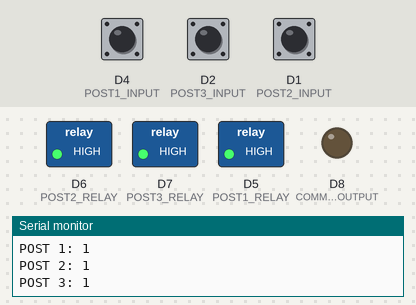
Bench run of a sketch on a simulated ESP8266 (NodeMCU). On the bench: switched loads named in the sketch (green lamp = pin HIGH), output pins drawn as LEDs (lit = HIGH), the last lines printed to the serial monitor. The inputs (shaded band) are chosen by the test bench; at power-on: D4 (POST1_INPUT) HIGH, D2 (POST3_INPUT) HIGH, D1 (POST2_INPUT) HIGH. WiFi joins after 1.5 s; servers stay silent unless stated.

Above: at 3.0 s.
3.1 s: D4 (POST1_INPUT) pulled LOW for 1 s
At 4.6 s:
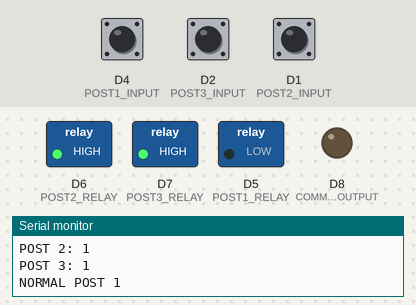
6.3 s: D2 (POST3_INPUT) pulled LOW for 1 s
At 7.3 s:
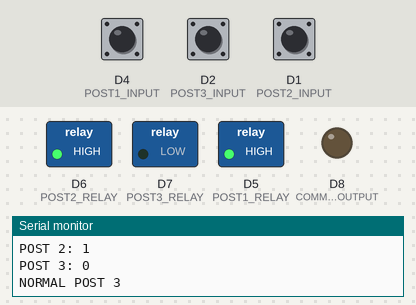
9.3 s: D1 (POST2_INPUT) pulled LOW for 1 s
At 10.6 s:
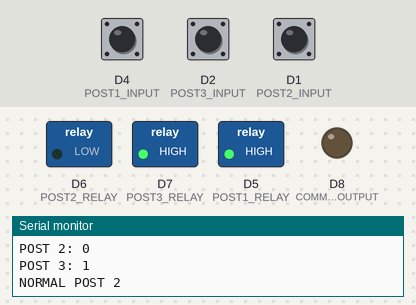
12.3 s: D1 (POST2_INPUT) pulled LOW for 3.2 s
At 16.8 s:
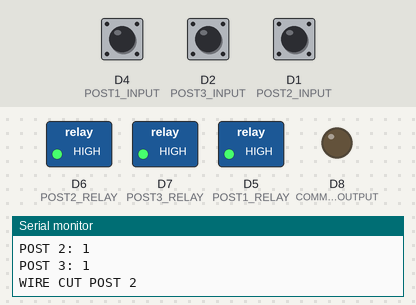
17.3 s: D4 (POST1_INPUT) pulled LOW for 3.2 s
At 18.3 s:
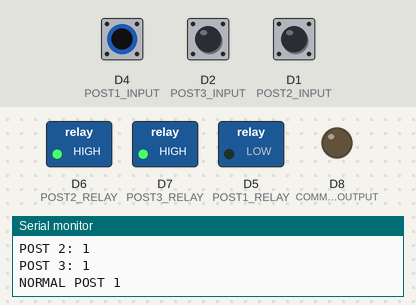
22.3 s: D4 (POST1_INPUT) driven LOW and D2 (POST3_INPUT) driven LOW
At 23.9 s:
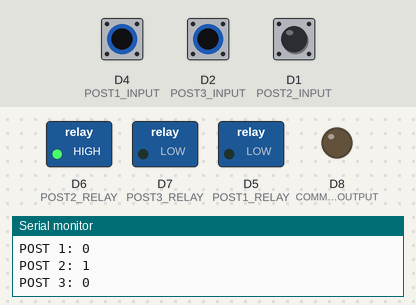
Timing chart, 0 to 25.3 s (numbered marks = the images above; inputs shaded):
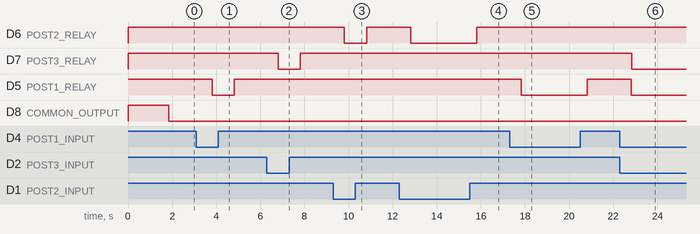

The sketch:

nodemcu-code.ino
```cpp
/************************************************************
 PROJECT: SMART AUTO-SHUTDOWN FOR BROKEN LT LINES
 CONTROLLER: NodeMCU ESP8266
 PROGRAMMING: C/C++
 IoT PLATFORM: Blynk

 TEAM SIZE: 3 MEMBERS

 DESCRIPTION:
 This prototype monitors three LT-line sections using
 digital inputs. When a wire-cut condition is detected,
 the corresponding relay output is controlled and an
 alert is sent through the Blynk IoT application.

 NOTE:
 This is an educational low-voltage prototype.
************************************************************/

#define BLYNK_PRINT Serial

#define BLYNK_TEMPLATE_ID "TMPL3hmPY4gpe"
#define BLYNK_TEMPLATE_NAME "line cut"
#define BLYNK_AUTH_TOKEN "YOUR_BLYNK_AUTH_TOKEN"

#include <ESP8266WiFi.h>
#include <BlynkSimpleEsp8266.h>

// Wi-Fi credentials
char ssid[] = "YOUR_WIFI_NAME";
char pass[] = "YOUR_WIFI_PASSWORD";

// Input pins
const int POST1_INPUT = D4;
const int POST2_INPUT = D1;
const int POST3_INPUT = D2;

// Output pins
const int POST1_RELAY = D5;
const int POST2_RELAY = D6;
const int POST3_RELAY = D7;
const int COMMON_OUTPUT = D8;

// Previous input states
int previousPost1 = -1;
int previousPost2 = -1;
int previousPost3 = -1;

// Timing
unsigned long previousReadTime = 0;
const unsigned long READ_INTERVAL = 1000;

// Function to process each post condition
void checkPost(
  int currentState,
  int &previousState,
  int relayPin,
  int virtualPin,
  const char* postName
) {
  if (currentState == previousState) {
    return;
  }

  previousState = currentState;

  if (currentState == HIGH) {

    Serial.print("WIRE CUT ");
    Serial.println(postName);

    Blynk.virtualWrite(
      virtualPin,
      "WIRE CUT - " + String(postName)
    );

    Blynk.logEvent(
      "alert",
      "WIRE CUT DETECTED - " + String(postName)
    );

    digitalWrite(relayPin, HIGH);

  } else {

    Serial.print("NORMAL ");
    Serial.println(postName);

    Blynk.virtualWrite(virtualPin, "NORMAL");

    digitalWrite(relayPin, LOW);
  }
}

// Setup
void setup() {

  Serial.begin(9600);

  // Configure input pins
  pinMode(POST1_INPUT, INPUT_PULLUP);
  pinMode(POST2_INPUT, INPUT_PULLUP);
  pinMode(POST3_INPUT, INPUT_PULLUP);

  // Configure output pins
  pinMode(POST1_RELAY, OUTPUT);
  pinMode(POST2_RELAY, OUTPUT);
  pinMode(POST3_RELAY, OUTPUT);
  pinMode(COMMON_OUTPUT, OUTPUT);

  // Initial output states
  digitalWrite(POST1_RELAY, HIGH);
  digitalWrite(POST2_RELAY, HIGH);
  digitalWrite(POST3_RELAY, HIGH);
  digitalWrite(COMMON_OUTPUT, HIGH);

  Serial.println();
  Serial.println("SMART LT LINE SYSTEM STARTING");

  // Connect to Blynk
  Blynk.begin(BLYNK_AUTH_TOKEN, ssid, pass);
}

// Main loop
void loop() {

  Blynk.run();

  unsigned long currentTime = millis();

  if (currentTime - previousReadTime >= READ_INTERVAL) {

    previousReadTime = currentTime;

    // Read line conditions
    int post1 = digitalRead(POST1_INPUT);
    int post2 = digitalRead(POST2_INPUT);
    int post3 = digitalRead(POST3_INPUT);

    Serial.println("----------------------");

    Serial.print("POST 1: ");
    Serial.println(post1);

    Serial.print("POST 2: ");
    Serial.println(post2);

    Serial.print("POST 3: ");
    Serial.println(post3);

    // Process individual sections
    checkPost(
      post1,
      previousPost1,
      POST1_RELAY,
      V0,
      "POST 1"
    );

    checkPost(
      post2,
      previousPost2,
      POST2_RELAY,
      V1,
      "POST 2"
    );

    checkPost(
      post3,
      previousPost3,
      POST3_RELAY,
      V2,
      "POST 3"
    );

    // Common output control
    if (post1 == LOW &&
        post2 == LOW &&
        post3 == LOW) {

      digitalWrite(COMMON_OUTPUT, HIGH);

    } else {

      digitalWrite(COMMON_OUTPUT, LOW);
    }
  }
}
```

Measured:
- after the input at 3.1 s, D5 (POST1_RELAY): HIGH → LOW after 0.71 s, → HIGH 1.0 s later
- after the input at 6.3 s, D7 (POST3_RELAY): HIGH → LOW after 0.51 s, → HIGH 1.0 s later
- after the input at 9.3 s, D6 (POST2_RELAY): HIGH → LOW after 0.52 s, → HIGH 1.0 s later
- after the input at 12.3 s, D6 (POST2_RELAY): HIGH → LOW after 0.52 s, → HIGH 3.0 s later
- after the input at 17.3 s, D5 (POST1_RELAY): HIGH → LOW after 0.52 s, → HIGH 3.0 s later
- after the input at 22.3 s, D7 (POST3_RELAY): HIGH → LOW after 0.54 s; D5 (POST1_RELAY): HIGH → LOW after 0.52 s
